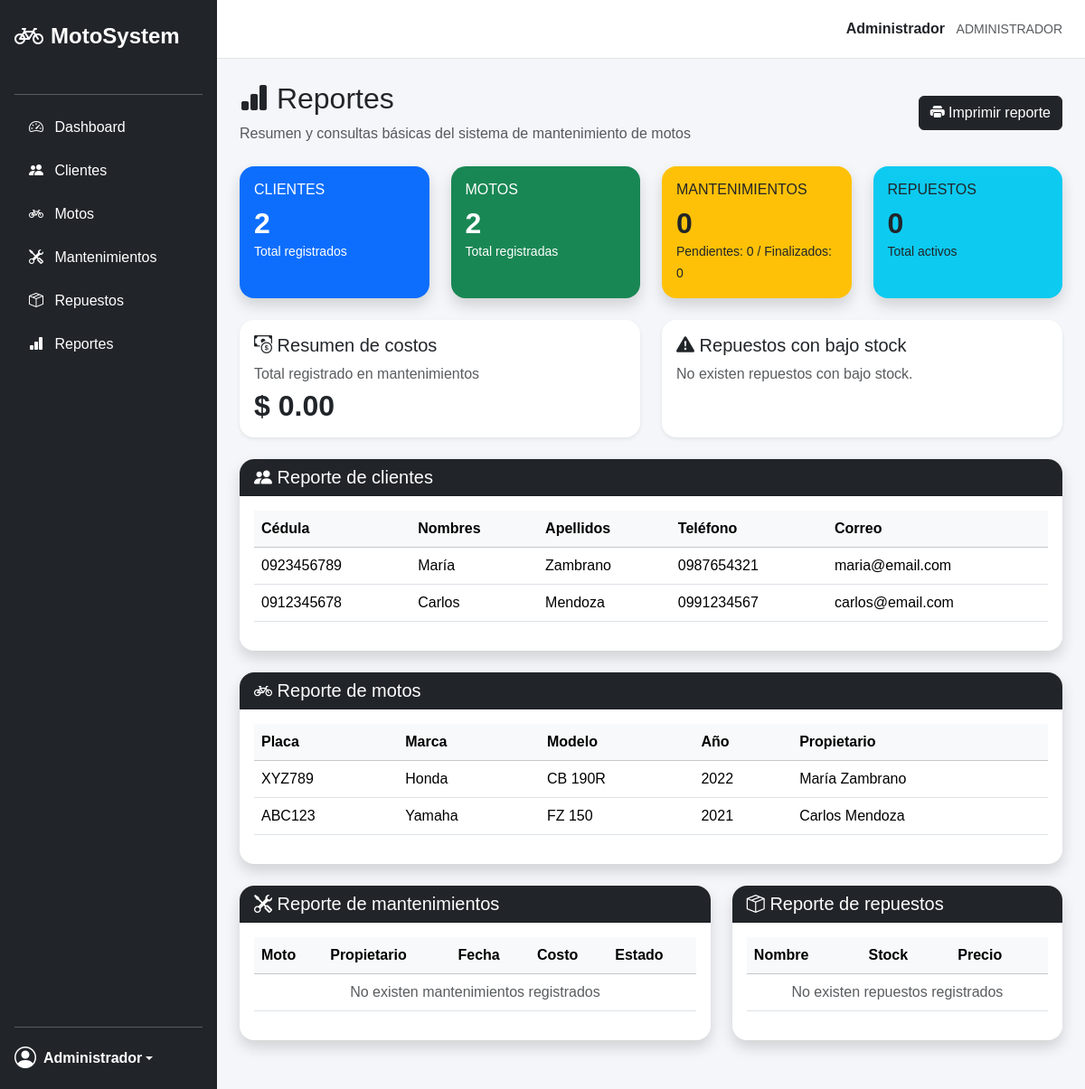
Before: /views/reportes/index.php (signed in) with the older database file.
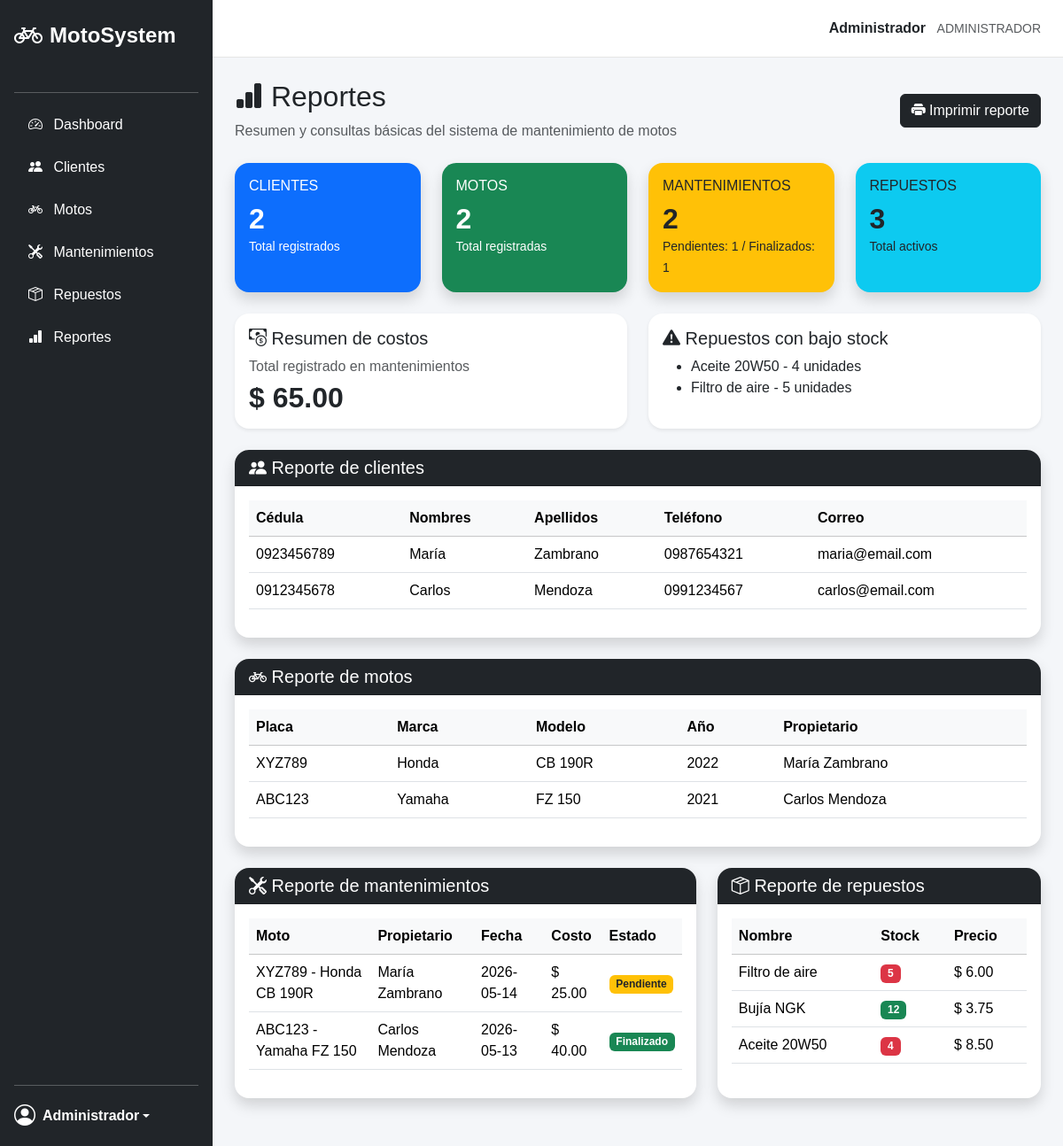
After: the same page with the newer database file.
### tables this page shows
CREATE TABLE clientes (
    id_cliente INT AUTO_INCREMENT PRIMARY KEY,
    cedula VARCHAR(20) NOT NULL UNIQUE,
    nombres VARCHAR(100) NOT NULL,
    apellidos VARCHAR(100) NOT NULL,
    telefono VARCHAR(20),
    correo VARCHAR(100),
    direccion VARCHAR(150),
    estado TINYINT DEFAULT 1,
    fecha_registro TIMESTAMP DEFAULT CURRENT_TIMESTAMP
);

CREATE TABLE motos (
    id_moto INT AUTO_INCREMENT PRIMARY KEY,
    id_cliente INT NOT NULL,
    placa VARCHAR(20) NOT NULL UNIQUE,
    marca VARCHAR(50) NOT NULL,
    modelo VARCHAR(50) NOT NULL,
    anio INT,
    color VARCHAR(30),
    cilindraje VARCHAR(30),
    estado TINYINT DEFAULT 1,
    fecha_registro TIMESTAMP DEFAULT CURRENT_TIMESTAMP,

     
    FOREIGN KEY (id_cliente) REFERENCES clientes(id_cliente)
);

CREATE TABLE repuestos (
    id_repuesto INT AUTO_INCREMENT PRIMARY KEY,
    nombre VARCHAR(100) NOT NULL,
    descripcion TEXT,
    stock INT NOT NULL DEFAULT 0,
    precio DECIMAL(10,2) NOT NULL DEFAULT 0.00,
    estado TINYINT DEFAULT 1,
    fecha_registro TIMESTAMP DEFAULT CURRENT_TIMESTAMP
);

CREATE TABLE mantenimientos (
    id_mantenimiento INT AUTO_INCREMENT PRIMARY KEY,
    id_moto INT NOT NULL,
    fecha DATE NOT NULL,
    descripcion TEXT NOT NULL,
    costo DECIMAL(10,2) NOT NULL DEFAULT 0.00,
    estado ENUM('Pendiente', 'Finalizado') NOT NULL DEFAULT 'Pendiente',
    fecha_registro TIMESTAMP DEFAULT CURRENT_TIMESTAMP,

     
    FOREIGN KEY (id_moto) REFERENCES motos(id_moto)
);

### views/reportes/index.php (the view, shortened to what the rows shown need)
<?php
require_once "../../models/Cliente.php";
require_once "../../models/Moto.php";
require_once "../../models/Mantenimiento.php";
require_once "../../models/Repuesto.php";
$modeloCliente = new Cliente();
$modeloMoto = new Moto();
$modeloMantenimiento = new Mantenimiento();
$modeloRepuesto = new Repuesto();
$totalClientes = $modeloCliente->contarClientes();
$totalMotos = $modeloMoto->contarMotos();
$totalMantenimientos = $modeloMantenimiento->contarMantenimientos();
$totalRepuestos = $modeloRepuesto->contarRepuestos();
$totalCostos = $modeloMantenimiento->sumarCostos();
$repuestosBajoStock = $modeloRepuesto->obtenerBajoStock();
$clientes = $modeloCliente->obtenerTodos();
$motos = $modeloMoto->obtenerTodas();
$mantenimientos = $modeloMantenimiento->obtenerTodos();
$repuestos = $modeloRepuesto->obtenerTodos();
?>
<div class="d-flex justify-content-between align-items-center mb-4">
    <div>
        <h2>
            <i class="bi bi-bar-chart-fill"></i>
            Reportes
        </h2>
    </div>
</div>
<div class="row g-4 mb-4">
    <div class="col-md-3">
        <div class="card border-0 shadow rounded-4 bg-primary text-white h-100">
            <div class="card-body">
                <h2 class="fw-bold mb-0"><?php echo $totalClientes; ?></h2>
            </div>
        </div>
    </div>
    <div class="col-md-3">
        <div class="card border-0 shadow rounded-4 bg-success text-white h-100">
            <div class="card-body">
                <h2 class="fw-bold mb-0"><?php echo $totalMotos; ?></h2>
            </div>
        </div>
    </div>
    <div class="col-md-3">
        <div class="card border-0 shadow rounded-4 bg-warning text-dark h-100">
            <div class="card-body">
                <h2 class="fw-bold mb-0"><?php echo $totalMantenimientos; ?></h2>
            </div>
        </div>
    </div>
    <div class="col-md-3">
        <div class="card border-0 shadow rounded-4 bg-info text-dark h-100">
            <div class="card-body">
                <h2 class="fw-bold mb-0"><?php echo $totalRepuestos; ?></h2>
            </div>
        </div>
    </div>
</div>
<div class="row g-4 mb-4">
    <div class="col-md-6">
        <div class="card border-0 shadow-sm rounded-4 h-100">
            <div class="card-body">
                <h2 class="fw-bold mb-0">$ <?php echo number_format($totalCostos, 2); ?></h2>
            </div>
        </div>
    </div>
    <div class="col-md-6">
        <div class="card border-0 shadow-sm rounded-4 h-100">
            <div class="card-body">
                <?php if (!empty($repuestosBajoStock)): ?>
                    <ul class="mb-0">
                        <?php foreach ($repuestosBajoStock as $repuesto): ?>
                            <li>
                                <?php echo $repuesto["nombre"]; ?> -
                                <?php echo $repuesto["stock"]; ?> unidades
                            </li>
                        <?php endforeach; ?>
                    </ul>
                <?php else: ?>
                    <p class="text-muted mb-0">No existen repuestos con bajo stock.</p>
                <?php endif; ?>
            </div>
        </div>
    </div>
</div>
<div class="card border-0 shadow rounded-4 mb-4">
    <div class="card-body">
        <div class="table-responsive">
            <table class="table table-hover align-middle">
                <thead class="table-light">
                    <tr>
                        <th>Cédula</th>
                        <th>Nombres</th>
                        <th>Apellidos</th>
                        <th>Teléfono</th>
                        <th>Correo</th>
                    </tr>
                </thead>
                <tbody>
                    <?php if (!empty($clientes)): ?>
                        <?php foreach ($clientes as $cliente): ?>
                            <tr>
                                <td><?php echo $cliente["cedula"]; ?></td>
                                <td><?php echo $cliente["nombres"]; ?></td>
                                <td><?php echo $cliente["apellidos"]; ?></td>
                                <td><?php echo $cliente["telefono"]; ?></td>
                                <td><?php echo $cliente["correo"]; ?></td>
                            </tr>
                        <?php endforeach; ?>
                    <?php else: ?>
                        <tr><td colspan="5" class="text-center text-muted">No existen clientes registrados</td></tr>
                    <?php endif; ?>
                </tbody>
            </table>
        </div>
    </div>
</div>
<div class="card border-0 shadow rounded-4 mb-4">
    <div class="card-body">
        <div class="table-responsive">
            <table class="table table-hover align-middle">
                <thead class="table-light">
                    <tr>
                        <th>Placa</th>
                        <th>Marca</th>
                        <th>Modelo</th>
                        <th>Año</th>
                        <th>Propietario</th>
                    </tr>
                </thead>
                <tbody>
                    <?php if (!empty($motos)): ?>
                        <?php foreach ($motos as $moto): ?>
                            <tr>
                                <td><?php echo $moto["placa"]; ?></td>
                                <td><?php echo $moto["marca"]; ?></td>
                                <td><?php echo $moto["modelo"]; ?></td>
                                <td><?php echo $moto["anio"]; ?></td>
                                <td><?php echo $moto["nombres"] . " " . $moto["apellidos"]; ?></td>
                            </tr>
                        <?php endforeach; ?>
                    <?php else: ?>
                        <tr><td colspan="5" class="text-center text-muted">No existen motos registradas</td></tr>
                    <?php endif; ?>
                </tbody>
            </table>
        </div>
    </div>
</div>
<div class="row g-4 mb-4">
    <div class="col-lg-7">
        <div class="card border-0 shadow rounded-4 h-100">
            <div class="card-body">
                <div class="table-responsive">
                    <table class="table table-hover align-middle">
                        <thead class="table-light">
                            <tr>
                                <th>Moto</th>
                                <th>Propietario</th>
                                <th>Fecha</th>
                                <th>Costo</th>
                                <th>Estado</th>
                            </tr>
                        </thead>
                        <tbody>
                            <?php if (!empty($mantenimientos)): ?>
                                <?php foreach ($mantenimientos as $mantenimiento): ?>
                                    <tr>
                                        <td><?php echo $mantenimiento["placa"] . " - " . $mantenimiento["marca"] . " " . $mantenimiento["modelo"]; ?></td>
                                        <td><?php echo $mantenimiento["nombres"] . " " . $mantenimiento["apellidos"]; ?></td>
                                        <td><?php echo $mantenimiento["fecha"]; ?></td>
                                        <td>$ <?php echo number_format($mantenimiento["costo"], 2); ?></td>
                                        <td>
                                            <?php if ($mantenimiento["estado"] == "Pendiente"): ?>
                                                <span class="badge bg-warning text-dark">Pendiente</span>
                                            <?php else: ?>
                                                <span class="badge bg-success">Finalizado</span>
                                            <?php endif; ?>
                                        </td>
                                    </tr>
                                <?php endforeach; ?>
                            <?php else: ?>
                                <tr><td colspan="5" class="text-center text-muted">No existen mantenimientos registrados</td></tr>
                            <?php endif; ?>
                        </tbody>
                    </table>
                </div>
            </div>
        </div>
    </div>
    <div class="col-lg-5">
        <div class="card border-0 shadow rounded-4 h-100">
            <div class="card-body">
                <div class="table-responsive">
                    <table class="table table-hover align-middle">
                        <thead class="table-light">
                            <tr>
                                <th>Nombre</th>
                                <th>Stock</th>
                                <th>Precio</th>
                            </tr>
                        </thead>
                        <tbody>
                            <?php if (!empty($repuestos)): ?>
                                <?php foreach ($repuestos as $repuesto): ?>
                                    <tr>
                                        <td><?php echo $repuesto["nombre"]; ?></td>
                                        <td>
                                            <?php if ($repuesto["stock"] <= 5): ?>
                                                <span class="badge bg-danger"><?php echo $repuesto["stock"]; ?></span>
                                            <?php else: ?>
                                                <span class="badge bg-success"><?php echo $repuesto["stock"]; ?></span>
                                            <?php endif; ?>
                                        </td>
                                        <td>$ <?php echo number_format($repuesto["precio"], 2); ?></td>
                                    </tr>
                                <?php endforeach; ?>
                            <?php else: ?>
                                <tr><td colspan="3" class="text-center text-muted">No existen repuestos registrados</td></tr>
                            <?php endif; ?>
                        </tbody>
                    </table>
                </div>
            </div>
        </div>
    </div>
</div>
<?php
include "../layouts/app.php";
?>

Changed rows visible on the page:
added repuestos: nombre "Aceite 20W50", stock "4", precio "8.50"
added repuestos: nombre "Filtro de aire", stock "5", precio "6.00"
added mantenimientos: id_moto.placa "XYZ789", id_moto.marca "Honda", id_moto.modelo "CB 190R", clientes.nombres "María", clientes.apellidos "Zambrano", fecha "2026-05-14", costo "25.00", estado "Pendiente"
added mantenimientos: id_moto.placa "ABC123", id_moto.marca "Yamaha", id_moto.modelo "FZ 150", clientes.nombres "Carlos", clientes.apellidos "Mendoza", fecha "2026-05-13", costo "40.00", estado "Finalizado"
added repuestos: nombre "Bujía NGK", stock "12", precio "3.75", shown under "Reporte de repuestos"
Other visible differences:
$totalMantenimientos: "0" → "2"
$mantenimientosPendientes: "0" → "1"
$mantenimientosFinalizados: "0" → "1"
$totalRepuestos: "0" → "3"
$totalCostos: "0.00" → "65.00"
text no longer shown: "No existen repuestos con bajo stock. No existen mantenimientos registrados No existen repuestos registrados"
